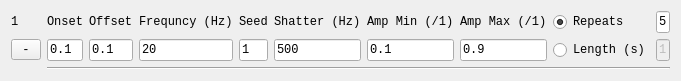
<?xml version="1.0" encoding="UTF-8"?>
<ui version="4.0">
 <class>Form</class>
 <widget class="QWidget" name="Form">
  <property name="geometry">
   <rect>
    <x>0</x>
    <y>0</y>
    <width>681</width>
    <height>76</height>
   </rect>
  </property>
  <property name="sizePolicy">
   <sizepolicy hsizetype="Preferred" vsizetype="Preferred">
    <horstretch>0</horstretch>
    <verstretch>0</verstretch>
   </sizepolicy>
  </property>
  <property name="font">
   <font>
    <family>Lucida Console</family>
   </font>
  </property>
  <property name="windowTitle">
   <string>Form</string>
  </property>
  <layout class="QGridLayout" name="gridLayout">
   <item row="1" column="9">
    <widget class="QLineEdit" name="lengthEdit">
     <property name="enabled">
      <bool>false</bool>
     </property>
     <property name="text">
      <string>1</string>
     </property>
    </widget>
   </item>
   <item row="1" column="1">
    <widget class="QLineEdit" name="onsetEdit">
     <property name="text">
      <string>0.1</string>
     </property>
    </widget>
   </item>
   <item row="0" column="2">
    <widget class="QLabel" name="label_2">
     <property name="text">
      <string>Offset</string>
     </property>
    </widget>
   </item>
   <item row="0" column="1">
    <widget class="QLabel" name="label">
     <property name="text">
      <string>Onset</string>
     </property>
    </widget>
   </item>
   <item row="1" column="2">
    <widget class="QLineEdit" name="offsetEdit">
     <property name="text">
      <string>0.1</string>
     </property>
    </widget>
   </item>
   <item row="2" column="1" colspan="9">
    <widget class="Line" name="line_2">
     <property name="orientation">
      <enum>Qt::Horizontal</enum>
     </property>
    </widget>
   </item>
   <item row="0" column="7">
    <widget class="QLabel" name="label_7">
     <property name="text">
      <string>Amp Max (/1)</string>
     </property>
    </widget>
   </item>
   <item row="0" column="6">
    <widget class="QLabel" name="label_6">
     <property name="text">
      <string>Amp Min (/1)</string>
     </property>
    </widget>
   </item>
   <item row="1" column="4">
    <widget class="QLineEdit" name="seedEdit">
     <property name="text">
      <string>1</string>
     </property>
    </widget>
   </item>
   <item row="1" column="7">
    <widget class="QLineEdit" name="ampMaxEdit">
     <property name="text">
      <string>0.9</string>
     </property>
    </widget>
   </item>
   <item row="0" column="9">
    <widget class="QLineEdit" name="repeatsEdit">
     <property name="text">
      <string>5</string>
     </property>
    </widget>
   </item>
   <item row="1" column="3">
    <widget class="QLineEdit" name="frequencyEdit">
     <property name="text">
      <string>20</string>
     </property>
    </widget>
   </item>
   <item row="0" column="8">
    <widget class="QRadioButton" name="repeatsRadio">
     <property name="text">
      <string>Repeats</string>
     </property>
     <property name="checked">
      <bool>true</bool>
     </property>
     <property name="autoExclusive">
      <bool>false</bool>
     </property>
    </widget>
   </item>
   <item row="1" column="6">
    <widget class="QLineEdit" name="ampMinEdit">
     <property name="text">
      <string>0.1</string>
     </property>
    </widget>
   </item>
   <item row="1" column="8">
    <widget class="QRadioButton" name="lengthRadio">
     <property name="text">
      <string>Length (s)</string>
     </property>
     <property name="autoExclusive">
      <bool>false</bool>
     </property>
    </widget>
   </item>
   <item row="0" column="5">
    <widget class="QLabel" name="label_8">
     <property name="text">
      <string>Shatter (Hz)</string>
     </property>
    </widget>
   </item>
   <item row="0" column="3">
    <widget class="QLabel" name="label_4">
     <property name="text">
      <string>Frequncy (Hz)</string>
     </property>
    </widget>
   </item>
   <item row="1" column="5">
    <widget class="QLineEdit" name="shatterHzEdit">
     <property name="text">
      <string>500</string>
     </property>
    </widget>
   </item>
   <item row="0" column="4">
    <widget class="QLabel" name="label_5">
     <property name="text">
      <string>Seed</string>
     </property>
    </widget>
   </item>
   <item row="1" column="0">
    <widget class="QToolButton" name="removeButton">
     <property name="text">
      <string>-</string>
     </property>
    </widget>
   </item>
   <item row="0" column="0">
    <widget class="QLabel" name="position">
     <property name="text">
      <string>1</string>
     </property>
    </widget>
   </item>
  </layout>
 </widget>
 <resources/>
 <connections>
  <connection>
   <sender>repeatsRadio</sender>
   <signal>clicked()</signal>
   <receiver>lengthRadio</receiver>
   <slot>toggle()</slot>
   <hints>
    <hint type="sourcelabel">
     <x>552</x>
     <y>19</y>
    </hint>
    <hint type="destinationlabel">
     <x>550</x>
     <y>43</y>
    </hint>
   </hints>
  </connection>
  <connection>
   <sender>lengthRadio</sender>
   <signal>clicked()</signal>
   <receiver>repeatsRadio</receiver>
   <slot>toggle()</slot>
   <hints>
    <hint type="sourcelabel">
     <x>574</x>
     <y>41</y>
    </hint>
    <hint type="destinationlabel">
     <x>577</x>
     <y>23</y>
    </hint>
   </hints>
  </connection>
  <connection>
   <sender>repeatsRadio</sender>
   <signal>toggled(bool)</signal>
   <receiver>repeatsEdit</receiver>
   <slot>setEnabled(bool)</slot>
   <hints>
    <hint type="sourcelabel">
     <x>594</x>
     <y>20</y>
    </hint>
    <hint type="destinationlabel">
     <x>618</x>
     <y>18</y>
    </hint>
   </hints>
  </connection>
  <connection>
   <sender>lengthRadio</sender>
   <signal>toggled(bool)</signal>
   <receiver>lengthEdit</receiver>
   <slot>setEnabled(bool)</slot>
   <hints>
    <hint type="sourcelabel">
     <x>582</x>
     <y>42</y>
    </hint>
    <hint type="destinationlabel">
     <x>625</x>
     <y>44</y>
    </hint>
   </hints>
  </connection>
 </connections>
</ui>
